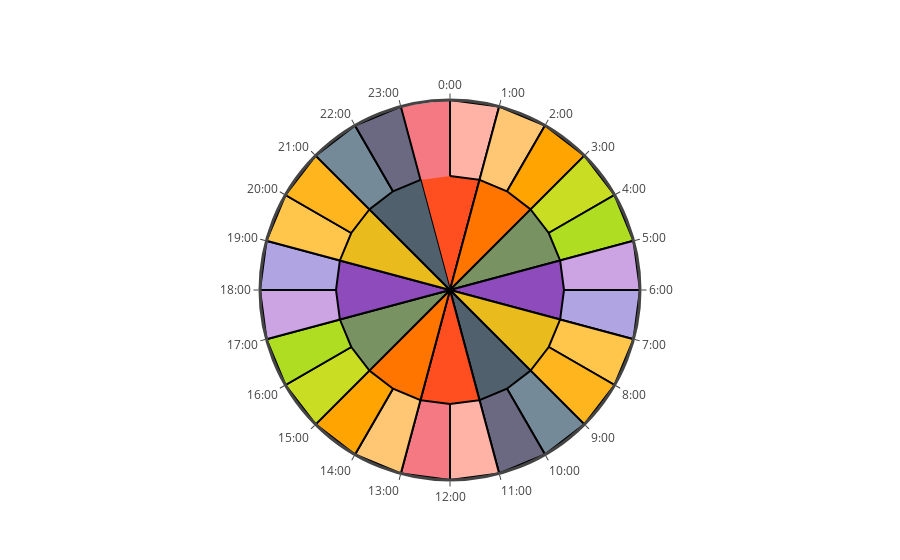

The code cell stored with this chart in its notebook:
### Code cell
import plotly
import plotly.graph_objs as go

plotly.offline.init_notebook_mode(connected=True)
colorPlate1 = [
    '#ffb3a7', 
    '#ffc773', '#ffa400',
    '#c9dd22', '#afdd22',
    '#cca4e3', '#b0a4e3',
    '#ffc64b', '#ffb61e',
    '#758a99', '#6b6882',
    '#ffb3a7', '#f47983',
    '#ffc773', '#ffa400',
    '#c9dd22', '#afdd22',
    '#cca4e3', '#b0a4e3',
    '#ffc64b', '#ffb61e',
    '#758a99', '#6b6882',
    '#f47983'
]
colorPlate2 = ['#ff4e20', '#ff7500', '#789262', '#8d4bbb', '#e9bb1d','#50616d'] * 2
theta_marker = ["{}:00".format(i) for i in range(24)]
timeStamp = [
'子正', '丑初', '丑正', '寅初', '寅正', 
'卯初', '卯正', '辰初', '辰正', '巳初', '巳正',  
'午初', '午正', '未初', '未正', '申初', '申正',  
'酉初', '酉正', '戌初', '戌正', '亥初', '亥正', '子初'
]
timeStampMain = [
'子, 名曰「困敦」<br>混沌万物之初萌，藏黄泉之下。<br> 子是兹的意思，这时候万物刚刚开始滋生和繁殖。', 
'丑, 名曰「赤奋若」<br>气运奋迅而起，万物无不若其性。<br>形容万物继续萌发，系于生长。', 
'寅, 名曰「摄提格」<br>万物承阳而起。<br>植物芽刚刚吐露，要吸收阳气生长，然后全部露出地面。',  
'卯, 名曰「单阏」<br>阳气推万物而起. <br>卯，就是茂，茂盛的样子。这个时候，万物生长滋生繁茂。', 
'辰, 名曰「执徐」<br>伏蛰之物，而敷舒出。<br>万物都震动而生长，草木伸舒，萌芽而出。', 
'巳, 名曰「大荒落<br>万物炽盛而出，霍然落之。<br>万物到了这个时候，都全部长起来了，聚集在一起。炽盛而有光泽的样子。',  
'午, 名曰「敦牂」<br>万物壮盛也。<br>万物都达到盛大壮茂，枝柯密布的状态。',
'未, 名曰「协洽」<br>阴阳和合，万物化生。<br>未，就是味的意思。当事物成熟的时候，都会发出气味。这时候阴气开始升起，万物稍微衰败。' ,
'申, 名曰「涒滩」<br>万物吐秀，倾垂也。<br>万物的身体都已成就，倾吐了最后的繁盛，引向衰败。',  
'酉, 名曰「作噩」<br>万物皆芒枝起。 <br>万物衰老到极至而成熟。',
'戌, 名曰「阉茂」<br>万物皆蔽冒也。<br>戌，灭，杀的意思。意思是到了这时候，万物都已经衰灭了。', 
'亥, 名曰「大渊献」<br>万物于天，深盖藏也。<br>亥，核的意思。万物都进入核阂里，意味着阴气劾杀了万物，等待下一个初萌。'
]

def sectorChild(name, location, radius,  fillcolor='#ff4e20'):
    r = [0] * 24
    r[location % 24] = radius
    r[(location + 1) % 24] = radius
    obj = go.Scatterpolar(
      name = name,
      r = r,
      theta = theta_marker,
      fill = "toself",
      fillcolor = fillcolor,
      line =  {"color":'black'}
    )
    return obj

def sectorParent(name, location, radius,  fillcolor='black'):
    r = [0] * 24
    if location == 0:
        r[0] = r[1] = r[23] = radius
    else:
        r[location % 24] = radius
        r[(location + 1) % 24] = radius
        r[(location + 2) % 24] = radius
    obj = go.Scatterpolar(
      name = name,
      r = r,
      theta = theta_marker,
      fill = "toself",
      fillcolor = fillcolor,
      line =  {"color":'black'},
      hoverinfo = 'text'
    )
    return obj



trace = [sectorChild(i, j, 5, k) for (i,j,k) in zip(timeStamp, range(24), colorPlate1)]
trace += [sectorParent(timeStampMain[0], 0, 3, colorPlate2[0])]
trace += [sectorParent(i, j, 3, k) for (i,j, k) in zip(timeStampMain[1:], range(1, 23, 2), colorPlate2[1:]) ]

layout = go.Layout(
    polar = dict(
      radialaxis = dict(
        visible = False
      ),
      angularaxis = dict(
        direction = "clockwise",
        visible = True,
        linewidth = 3
      )
    ),
    showlegend = False
)


plotly.offline.iplot({
    "data": trace,
    "layout": layout
})

### Figure 1 — Plotly figure (JSON) as saved in the notebook; plotly's stock layout.template omitted (floating-point values rounded to 4 significant figures)
{"data": [{"fill": "toself", "fillcolor": "#ffb3a7", "line": {"color": "black"}, "name": "子正", "r": [5, 5, 0, 0, 0, 0, 0, 0, 0, 0, 0, 0, 0, 0, 0, 0, 0, 0, 0, 0, 0, 0, 0, 0], "theta": ["0:00", "1:00", "2:00", "3:00", "4:00", "5:00", "6:00", "7:00", "8:00", "9:00", "10:00", "11:00", "12:00", "13:00", "14:00", "15:00", "16:00", "17:00", "18:00", "19:00", "20:00", "21:00", "22:00", "23:00"], "type": "scatterpolar", "uid": "3dab2bfd-3b65-41ec-b165-44351952e60c"}, {"fill": "toself", "fillcolor": "#ffc773", "line": {"color": "black"}, "name": "丑初", "r": [0, 5, 5, 0, 0, 0, 0, 0, 0, 0, 0, 0, 0, 0, 0, 0, 0, 0, 0, 0, 0, 0, 0, 0], "theta": ["0:00", "1:00", "2:00", "3:00", "4:00", "5:00", "6:00", "7:00", "8:00", "9:00", "10:00", "11:00", "12:00", "13:00", "14:00", "15:00", "16:00", "17:00", "18:00", "19:00", "20:00", "21:00", "22:00", "23:00"], "type": "scatterpolar", "uid": "8ca4ebb5-b613-4548-aa0e-14f283b6cf82"}, {"fill": "toself", "fillcolor": "#ffa400", "line": {"color": "black"}, "name": "丑正", "r": [0, 0, 5, 5, 0, 0, 0, 0, 0, 0, 0, 0, 0, 0, 0, 0, 0, 0, 0, 0, 0, 0, 0, 0], "theta": ["0:00", "1:00", "2:00", "3:00", "4:00", "5:00", "6:00", "7:00", "8:00", "9:00", "10:00", "11:00", "12:00", "13:00", "14:00", "15:00", "16:00", "17:00", "18:00", "19:00", "20:00", "21:00", "22:00", "23:00"], "type": "scatterpolar", "uid": "2d91fb30-87d0-4bc9-b90a-15c6fd5591b9"}, {"fill": "toself", "fillcolor": "#c9dd22", "line": {"color": "black"}, "name": "寅初", "r": [0, 0, 0, 5, 5, 0, 0, 0, 0, 0, 0, 0, 0, 0, 0, 0, 0, 0, 0, 0, 0, 0, 0, 0], "theta": ["0:00", "1:00", "2:00", "3:00", "4:00", "5:00", "6:00", "7:00", "8:00", "9:00", "10:00", "11:00", "12:00", "13:00", "14:00", "15:00", "16:00", "17:00", "18:00", "19:00", "20:00", "21:00", "22:00", "23:00"], "type": "scatterpolar", "uid": "4c8a1524-1aef-4b37-9331-91f90a3d69c6"}, {"fill": "toself", "fillcolor": "#afdd22", "line": {"color": "black"}, "name": "寅正", "r": [0, 0, 0, 0, 5, 5, 0, 0, 0, 0, 0, 0, 0, 0, 0, 0, 0, 0, 0, 0, 0, 0, 0, 0], "theta": ["0:00", "1:00", "2:00", "3:00", "4:00", "5:00", "6:00", "7:00", "8:00", "9:00", "10:00", "11:00", "12:00", "13:00", "14:00", "15:00", "16:00", "17:00", "18:00", "19:00", "20:00", "21:00", "22:00", "23:00"], "type": "scatterpolar", "uid": "46004038-b693-4797-b065-db691d667c4b"}, {"fill": "toself", "fillcolor": "#cca4e3", "line": {"color": "black"}, "name": "卯初", "r": [0, 0, 0, 0, 0, 5, 5, 0, 0, 0, 0, 0, 0, 0, 0, 0, 0, 0, 0, 0, 0, 0, 0, 0], "theta": ["0:00", "1:00", "2:00", "3:00", "4:00", "5:00", "6:00", "7:00", "8:00", "9:00", "10:00", "11:00", "12:00", "13:00", "14:00", "15:00", "16:00", "17:00", "18:00", "19:00", "20:00", "21:00", "22:00", "23:00"], "type": "scatterpolar", "uid": "8f2b964e-70b5-4e92-af08-f3c55f28a0e9"}, {"fill": "toself", "fillcolor": "#b0a4e3", "line": {"color": "black"}, "name": "卯正", "r": [0, 0, 0, 0, 0, 0, 5, 5, 0, 0, 0, 0, 0, 0, 0, 0, 0, 0, 0, 0, 0, 0, 0, 0], "theta": ["0:00", "1:00", "2:00", "3:00", "4:00", "5:00", "6:00", "7:00", "8:00", "9:00", "10:00", "11:00", "12:00", "13:00", "14:00", "15:00", "16:00", "17:00", "18:00", "19:00", "20:00", "21:00", "22:00", "23:00"], "type": "scatterpolar", "uid": "04134116-8181-4838-8379-1413989644a0"}, {"fill": "toself", "fillcolor": "#ffc64b", "line": {"color": "black"}, "name": "辰初", "r": [0, 0, 0, 0, 0, 0, 0, 5, 5, 0, 0, 0, 0, 0, 0, 0, 0, 0, 0, 0, 0, 0, 0, 0], "theta": ["0:00", "1:00", "2:00", "3:00", "4:00", "5:00", "6:00", "7:00", "8:00", "9:00", "10:00", "11:00", "12:00", "13:00", "14:00", "15:00", "16:00", "17:00", "18:00", "19:00", "20:00", "21:00", "22:00", "23:00"], "type": "scatterpolar", "uid": "c0c8b3fc-1485-42b3-a8d6-24a8df3f7af8"}, {"fill": "toself", "fillcolor": "#ffb61e", "line": {"color": "black"}, "name": "辰正", "r": [0, 0, 0, 0, 0, 0, 0, 0, 5, 5, 0, 0, 0, 0, 0, 0, 0, 0, 0, 0, 0, 0, 0, 0], "theta": ["0:00", "1:00", "2:00", "3:00", "4:00", "5:00", "6:00", "7:00", "8:00", "9:00", "10:00", "11:00", "12:00", "13:00", "14:00", "15:00", "16:00", "17:00", "18:00", "19:00", "20:00", "21:00", "22:00", "23:00"], "type": "scatterpolar", "uid": "3f8e8bde-7408-47e4-9aff-379233a5ea45"}, {"fill": "toself", "fillcolor": "#758a99", "line": {"color": "black"}, "name": "巳初", "r": [0, 0, 0, 0, 0, 0, 0, 0, 0, 5, 5, 0, 0, 0, 0, 0, 0, 0, 0, 0, 0, 0, 0, 0], "theta": ["0:00", "1:00", "2:00", "3:00", "4:00", "5:00", "6:00", "7:00", "8:00", "9:00", "10:00", "11:00", "12:00", "13:00", "14:00", "15:00", "16:00", "17:00", "18:00", "19:00", "20:00", "21:00", "22:00", "23:00"], "type": "scatterpolar", "uid": "7b452f87-6d33-4311-a38c-aef7b023deab"}, {"fill": "toself", "fillcolor": "#6b6882", "line": {"color": "black"}, "name": "巳正", "r": [0, 0, 0, 0, 0, 0, 0, 0, 0, 0, 5, 5, 0, 0, 0, 0, 0, 0, 0, 0, 0, 0, 0, 0], "theta": ["0:00", "1:00", "2:00", "3:00", "4:00", "5:00", "6:00", "7:00", "8:00", "9:00", "10:00", "11:00", "12:00", "13:00", "14:00", "15:00", "16:00", "17:00", "18:00", "19:00", "20:00", "21:00", "22:00", "23:00"], "type": "scatterpolar", "uid": "5d7e9421-ebb1-4032-92d5-f6ef7dbe35d4"}, {"fill": "toself", "fillcolor": "#ffb3a7", "line": {"color": "black"}, "name": "午初", "r": [0, 0, 0, 0, 0, 0, 0, 0, 0, 0, 0, 5, 5, 0, 0, 0, 0, 0, 0, 0, 0, 0, 0, 0], "theta": ["0:00", "1:00", "2:00", "3:00", "4:00", "5:00", "6:00", "7:00", "8:00", "9:00", "10:00", "11:00", "12:00", "13:00", "14:00", "15:00", "16:00", "17:00", "18:00", "19:00", "20:00", "21:00", "22:00", "23:00"], "type": "scatterpolar", "uid": "c9db3f4b-d7c3-4c32-8d28-035d28ef5836"}, {"fill": "toself", "fillcolor": "#f47983", "line": {"color": "black"}, "name": "午正", "r": [0, 0, 0, 0, 0, 0, 0, 0, 0, 0, 0, 0, 5, 5, 0, 0, 0, 0, 0, 0, 0, 0, 0, 0], "theta": ["0:00", "1:00", "2:00", "3:00", "4:00", "5:00", "6:00", "7:00", "8:00", "9:00", "10:00", "11:00", "12:00", "13:00", "14:00", "15:00", "16:00", "17:00", "18:00", "19:00", "20:00", "21:00", "22:00", "23:00"], "type": "scatterpolar", "uid": "4db08169-30dd-45de-ad3d-2be597a3029c"}, {"fill": "toself", "fillcolor": "#ffc773", "line": {"color": "black"}, "name": "未初", "r": [0, 0, 0, 0, 0, 0, 0, 0, 0, 0, 0, 0, 0, 5, 5, 0, 0, 0, 0, 0, 0, 0, 0, 0], "theta": ["0:00", "1:00", "2:00", "3:00", "4:00", "5:00", "6:00", "7:00", "8:00", "9:00", "10:00", "11:00", "12:00", "13:00", "14:00", "15:00", "16:00", "17:00", "18:00", "19:00", "20:00", "21:00", "22:00", "23:00"], "type": "scatterpolar", "uid": "45a018c5-152f-4c13-96d3-c28887778ad0"}, {"fill": "toself", "fillcolor": "#ffa400", "line": {"color": "black"}, "name": "未正", "r": [0, 0, 0, 0, 0, 0, 0, 0, 0, 0, 0, 0, 0, 0, 5, 5, 0, 0, 0, 0, 0, 0, 0, 0], "theta": ["0:00", "1:00", "2:00", "3:00", "4:00", "5:00", "6:00", "7:00", "8:00", "9:00", "10:00", "11:00", "12:00", "13:00", "14:00", "15:00", "16:00", "17:00", "18:00", "19:00", "20:00", "21:00", "22:00", "23:00"], "type": "scatterpolar", "uid": "7666c3a7-8067-4c93-bc24-34e1235dbc2d"}, {"fill": "toself", "fillcolor": "#c9dd22", "line": {"color": "black"}, "name": "申初", "r": [0, 0, 0, 0, 0, 0, 0, 0, 0, 0, 0, 0, 0, 0, 0, 5, 5, 0, 0, 0, 0, 0, 0, 0], "theta": ["0:00", "1:00", "2:00", "3:00", "4:00", "5:00", "6:00", "7:00", "8:00", "9:00", "10:00", "11:00", "12:00", "13:00", "14:00", "15:00", "16:00", "17:00", "18:00", "19:00", "20:00", "21:00", "22:00", "23:00"], "type": "scatterpolar", "uid": "07073af9-1334-4536-8782-39bb87672495"}, {"fill": "toself", "fillcolor": "#afdd22", "line": {"color": "black"}, "name": "申正", "r": [0, 0, 0, 0, 0, 0, 0, 0, 0, 0, 0, 0, 0, 0, 0, 0, 5, 5, 0, 0, 0, 0, 0, 0], "theta": ["0:00", "1:00", "2:00", "3:00", "4:00", "5:00", "6:00", "7:00", "8:00", "9:00", "10:00", "11:00", "12:00", "13:00", "14:00", "15:00", "16:00", "17:00", "18:00", "19:00", "20:00", "21:00", "22:00", "23:00"], "type": "scatterpolar", "uid": "6fd3a1b8-b1b9-4da9-8064-79311c9ab0af"}, {"fill": "toself", "fillcolor": "#cca4e3", "line": {"color": "black"}, "name": "酉初", "r": [0, 0, 0, 0, 0, 0, 0, 0, 0, 0, 0, 0, 0, 0, 0, 0, 0, 5, 5, 0, 0, 0, 0, 0], "theta": ["0:00", "1:00", "2:00", "3:00", "4:00", "5:00", "6:00", "7:00", "8:00", "9:00", "10:00", "11:00", "12:00", "13:00", "14:00", "15:00", "16:00", "17:00", "18:00", "19:00", "20:00", "21:00", "22:00", "23:00"], "type": "scatterpolar", "uid": "5b9aaf8b-99b7-4aeb-aa30-3b86cbd4d669"}, {"fill": "toself", "fillcolor": "#b0a4e3", "line": {"color": "black"}, "name": "酉正", "r": [0, 0, 0, 0, 0, 0, 0, 0, 0, 0, 0, 0, 0, 0, 0, 0, 0, 0, 5, 5, 0, 0, 0, 0], "theta": ["0:00", "1:00", "2:00", "3:00", "4:00", "5:00", "6:00", "7:00", "8:00", "9:00", "10:00", "11:00", "12:00", "13:00", "14:00", "15:00", "16:00", "17:00", "18:00", "19:00", "20:00", "21:00", "22:00", "23:00"], "type": "scatterpolar", "uid": "f7c81027-3a31-4292-8dd7-5add02aa249c"}, {"fill": "toself", "fillcolor": "#ffc64b", "line": {"color": "black"}, "name": "戌初", "r": [0, 0, 0, 0, 0, 0, 0, 0, 0, 0, 0, 0, 0, 0, 0, 0, 0, 0, 0, 5, 5, 0, 0, 0], "theta": ["0:00", "1:00", "2:00", "3:00", "4:00", "5:00", "6:00", "7:00", "8:00", "9:00", "10:00", "11:00", "12:00", "13:00", "14:00", "15:00", "16:00", "17:00", "18:00", "19:00", "20:00", "21:00", "22:00", "23:00"], "type": "scatterpolar", "uid": "434a5782-438b-4537-b5e2-93c6e4c91d2f"}, {"fill": "toself", "fillcolor": "#ffb61e", "line": {"color": "black"}, "name": "戌正", "r": [0, 0, 0, 0, 0, 0, 0, 0, 0, 0, 0, 0, 0, 0, 0, 0, 0, 0, 0, 0, 5, 5, 0, 0], "theta": ["0:00", "1:00", "2:00", "3:00", "4:00", "5:00", "6:00", "7:00", "8:00", "9:00", "10:00", "11:00", "12:00", "13:00", "14:00", "15:00", "16:00", "17:00", "18:00", "19:00", "20:00", "21:00", "22:00", "23:00"], "type": "scatterpolar", "uid": "3e657c0b-375b-4118-942b-2727f9d8321e"}, {"fill": "toself", "fillcolor": "#758a99", "line": {"color": "black"}, "name": "亥初", "r": [0, 0, 0, 0, 0, 0, 0, 0, 0, 0, 0, 0, 0, 0, 0, 0, 0, 0, 0, 0, 0, 5, 5, 0], "theta": ["0:00", "1:00", "2:00", "3:00", "4:00", "5:00", "6:00", "7:00", "8:00", "9:00", "10:00", "11:00", "12:00", "13:00", "14:00", "15:00", "16:00", "17:00", "18:00", "19:00", "20:00", "21:00", "22:00", "23:00"], "type": "scatterpolar", "uid": "3593d601-7f64-4a17-b534-bfc2ac82ec39"}, {"fill": "toself", "fillcolor": "#6b6882", "line": {"color": "black"}, "name": "亥正", "r": [0, 0, 0, 0, 0, 0, 0, 0, 0, 0, 0, 0, 0, 0, 0, 0, 0, 0, 0, 0, 0, 0, 5, 5], "theta": ["0:00", "1:00", "2:00", "3:00", "4:00", "5:00", "6:00", "7:00", "8:00", "9:00", "10:00", "11:00", "12:00", "13:00", "14:00", "15:00", "16:00", "17:00", "18:00", "19:00", "20:00", "21:00", "22:00", "23:00"], "type": "scatterpolar", "uid": "39272b62-e48f-4394-a802-2137027316a1"}, {"fill": "toself", "fillcolor": "#f47983", "line": {"color": "black"}, "name": "子初", "r": [5, 0, 0, 0, 0, 0, 0, 0, 0, 0, 0, 0, 0, 0, 0, 0, 0, 0, 0, 0, 0, 0, 0, 5], "theta": ["0:00", "1:00", "2:00", "3:00", "4:00", "5:00", "6:00", "7:00", "8:00", "9:00", "10:00", "11:00", "12:00", "13:00", "14:00", "15:00", "16:00", "17:00", "18:00", "19:00", "20:00", "21:00", "22:00", "23:00"], "type": "scatterpolar", "uid": "b4087b4e-243e-4c96-b719-671316282823"}, {"fill": "toself", "fillcolor": "#ff4e20", "hoverinfo": "text", "line": {"color": "black"}, "name": "子, 名曰「困敦」<br>混沌万物之初萌，藏黄泉之下。<br> 子是兹的意思，这时候万物刚刚开始滋生和繁殖。", "r": [3, 3, 0, 0, 0, 0, 0, 0, 0, 0, 0, 0, 0, 0, 0, 0, 0, 0, 0, 0, 0, 0, 0, 3], "theta": ["0:00", "1:00", "2:00", "3:00", "4:00", "5:00", "6:00", "7:00", "8:00", "9:00", "10:00", "11:00", "12:00", "13:00", "14:00", "15:00", "16:00", "17:00", "18:00", "19:00", "20:00", "21:00", "22:00", "23:00"], "type": "scatterpolar", "uid": "481202cb-4bd7-4066-81de-079d411d7e04"}, {"fill": "toself", "fillcolor": "#ff7500", "hoverinfo": "text", "line": {"color": "black"}, "name": "丑, 名曰「赤奋若」<br>气运奋迅而起，万物无不若其性。<br>形容万物继续萌发，系于生长。", "r": [0, 3, 3, 3, 0, 0, 0, 0, 0, 0, 0, 0, 0, 0, 0, 0, 0, 0, 0, 0, 0, 0, 0, 0], "theta": ["0:00", "1:00", "2:00", "3:00", "4:00", "5:00", "6:00", "7:00", "8:00", "9:00", "10:00", "11:00", "12:00", "13:00", "14:00", "15:00", "16:00", "17:00", "18:00", "19:00", "20:00", "21:00", "22:00", "23:00"], "type": "scatterpolar", "uid": "9ad1f596-7026-479b-ae61-6e53a4b0fb9c"}, {"fill": "toself", "fillcolor": "#789262", "hoverinfo": "text", "line": {"color": "black"}, "name": "寅, 名曰「摄提格」<br>万物承阳而起。<br>植物芽刚刚吐露，要吸收阳气生长，然后全部露出地面。", "r": [0, 0, 0, 3, 3, 3, 0, 0, 0, 0, 0, 0, 0, 0, 0, 0, 0, 0, 0, 0, 0, 0, 0, 0], "theta": ["0:00", "1:00", "2:00", "3:00", "4:00", "5:00", "6:00", "7:00", "8:00", "9:00", "10:00", "11:00", "12:00", "13:00", "14:00", "15:00", "16:00", "17:00", "18:00", "19:00", "20:00", "21:00", "22:00", "23:00"], "type": "scatterpolar", "uid": "ef571e2a-959f-4d3d-b9e8-c73240ec0ae1"}, {"fill": "toself", "fillcolor": "#8d4bbb", "hoverinfo": "text", "line": {"color": "black"}, "name": "卯, 名曰「单阏」<br>阳气推万物而起. <br>卯，就是茂，茂盛的样子。这个时候，万物生长滋生繁茂。", "r": [0, 0, 0, 0, 0, 3, 3, 3, 0, 0, 0, 0, 0, 0, 0, 0, 0, 0, 0, 0, 0, 0, 0, 0], "theta": ["0:00", "1:00", "2:00", "3:00", "4:00", "5:00", "6:00", "7:00", "8:00", "9:00", "10:00", "11:00", "12:00", "13:00", "14:00", "15:00", "16:00", "17:00", "18:00", "19:00", "20:00", "21:00", "22:00", "23:00"], "type": "scatterpolar", "uid": "7dd774e9-1802-49b4-b6d9-749018e9890c"}, {"fill": "toself", "fillcolor": "#e9bb1d", "hoverinfo": "text", "line": {"color": "black"}, "name": "辰, 名曰「执徐」<br>伏蛰之物，而敷舒出。<br>万物都震动而生长，草木伸舒，萌芽而出。", "r": [0, 0, 0, 0, 0, 0, 0, 3, 3, 3, 0, 0, 0, 0, 0, 0, 0, 0, 0, 0, 0, 0, 0, 0], "theta": ["0:00", "1:00", "2:00", "3:00", "4:00", "5:00", "6:00", "7:00", "8:00", "9:00", "10:00", "11:00", "12:00", "13:00", "14:00", "15:00", "16:00", "17:00", "18:00", "19:00", "20:00", "21:00", "22:00", "23:00"], "type": "scatterpolar", "uid": "819a79d6-58f1-4a9f-a17e-f15aeb38a4d4"}, {"fill": "toself", "fillcolor": "#50616d", "hoverinfo": "text", "line": {"color": "black"}, "name": "巳, 名曰「大荒落<br>万物炽盛而出，霍然落之。<br>万物到了这个时候，都全部长起来了，聚集在一起。炽盛而有光泽的样子。", "r": [0, 0, 0, 0, 0, 0, 0, 0, 0, 3, 3, 3, 0, 0, 0, 0, 0, 0, 0, 0, 0, 0, 0, 0], "theta": ["0:00", "1:00", "2:00", "3:00", "4:00", "5:00", "6:00", "7:00", "8:00", "9:00", "10:00", "11:00", "12:00", "13:00", "14:00", "15:00", "16:00", "17:00", "18:00", "19:00", "20:00", "21:00", "22:00", "23:00"], "type": "scatterpolar", "uid": "ec36a739-5e15-4004-a42d-2b35f2714425"}, {"fill": "toself", "fillcolor": "#ff4e20", "hoverinfo": "text", "line": {"color": "black"}, "name": "午, 名曰「敦牂」<br>万物壮盛也。<br>万物都达到盛大壮茂，枝柯密布的状态。", "r": [0, 0, 0, 0, 0, 0, 0, 0, 0, 0, 0, 3, 3, 3, 0, 0, 0, 0, 0, 0, 0, 0, 0, 0], "theta": ["0:00", "1:00", "2:00", "3:00", "4:00", "5:00", "6:00", "7:00", "8:00", "9:00", "10:00", "11:00", "12:00", "13:00", "14:00", "15:00", "16:00", "17:00", "18:00", "19:00", "20:00", "21:00", "22:00", "23:00"], "type": "scatterpolar", "uid": "13607074-e88b-4ea7-b2bf-a6e678983cbb"}, {"fill": "toself", "fillcolor": "#ff7500", "hoverinfo": "text", "line": {"color": "black"}, "name": "未, 名曰「协洽」<br>阴阳和合，万物化生。<br>未，就是味的意思。当事物成熟的时候，都会发出气味。这时候阴气开始升起，万物稍微衰败。", "r": [0, 0, 0, 0, 0, 0, 0, 0, 0, 0, 0, 0, 0, 3, 3, 3, 0, 0, 0, 0, 0, 0, 0, 0], "theta": ["0:00", "1:00", "2:00", "3:00", "4:00", "5:00", "6:00", "7:00", "8:00", "9:00", "10:00", "11:00", "12:00", "13:00", "14:00", "15:00", "16:00", "17:00", "18:00", "19:00", "20:00", "21:00", "22:00", "23:00"], "type": "scatterpolar", "uid": "b65b97c5-717d-44d9-9c5f-f1c0876e2cdf"}, {"fill": "toself", "fillcolor": "#789262", "hoverinfo": "text", "line": {"color": "black"}, "name": "申, 名曰「涒滩」<br>万物吐秀，倾垂也。<br>万物的身体都已成就，倾吐了最后的繁盛，引向衰败。", "r": [0, 0, 0, 0, 0, 0, 0, 0, 0, 0, 0, 0, 0, 0, 0, 3, 3, 3, 0, 0, 0, 0, 0, 0], "theta": ["0:00", "1:00", "2:00", "3:00", "4:00", "5:00", "6:00", "7:00", "8:00", "9:00", "10:00", "11:00", "12:00", "13:00", "14:00", "15:00", "16:00", "17:00", "18:00", "19:00", "20:00", "21:00", "22:00", "23:00"], "type": "scatterpolar", "uid": "3c8d28d3-f2af-45c4-86c6-31bbe1e847a3"}, {"fill": "toself", "fillcolor": "#8d4bbb", "hoverinfo": "text", "line": {"color": "black"}, "name": "酉, 名曰「作噩」<br>万物皆芒枝起。 <br>万物衰老到极至而成熟。", "r": [0, 0, 0, 0, 0, 0, 0, 0, 0, 0, 0, 0, 0, 0, 0, 0, 0, 3, 3, 3, 0, 0, 0, 0], "theta": ["0:00", "1:00", "2:00", "3:00", "4:00", "5:00", "6:00", "7:00", "8:00", "9:00", "10:00", "11:00", "12:00", "13:00", "14:00", "15:00", "16:00", "17:00", "18:00", "19:00", "20:00", "21:00", "22:00", "23:00"], "type": "scatterpolar", "uid": "ff13a947-0d54-4ed6-ab32-d95438820573"}, {"fill": "toself", "fillcolor": "#e9bb1d", "hoverinfo": "text", "line": {"color": "black"}, "name": "戌, 名曰「阉茂」<br>万物皆蔽冒也。<br>戌，灭，杀的意思。意思是到了这时候，万物都已经衰灭了。", "r": [0, 0, 0, 0, 0, 0, 0, 0, 0, 0, 0, 0, 0, 0, 0, 0, 0, 0, 0, 3, 3, 3, 0, 0], "theta": ["0:00", "1:00", "2:00", "3:00", "4:00", "5:00", "6:00", "7:00", "8:00", "9:00", "10:00", "11:00", "12:00", "13:00", "14:00", "15:00", "16:00", "17:00", "18:00", "19:00", "20:00", "21:00", "22:00", "23:00"], "type": "scatterpolar", "uid": "9ffe265a-da14-4b51-9389-2eb420ccd50e"}, {"fill": "toself", "fillcolor": "#50616d", "hoverinfo": "text", "line": {"color": "black"}, "name": "亥, 名曰「大渊献」<br>万物于天，深盖藏也。<br>亥，核的意思。万物都进入核阂里，意味着阴气劾杀了万物，等待下一个初萌。", "r": [0, 0, 0, 0, 0, 0, 0, 0, 0, 0, 0, 0, 0, 0, 0, 0, 0, 0, 0, 0, 0, 3, 3, 3], "theta": ["0:00", "1:00", "2:00", "3:00", "4:00", "5:00", "6:00", "7:00", "8:00", "9:00", "10:00", "11:00", "12:00", "13:00", "14:00", "15:00", "16:00", "17:00", "18:00", "19:00", "20:00", "21:00", "22:00", "23:00"], "type": "scatterpolar", "uid": "7946ba4e-d474-41bd-a5a8-bf6d73fed39a"}], "layout": {"polar": {"angularaxis": {"direction": "clockwise", "linewidth": 3, "visible": true}, "radialaxis": {"visible": false}}, "showlegend": false}}
